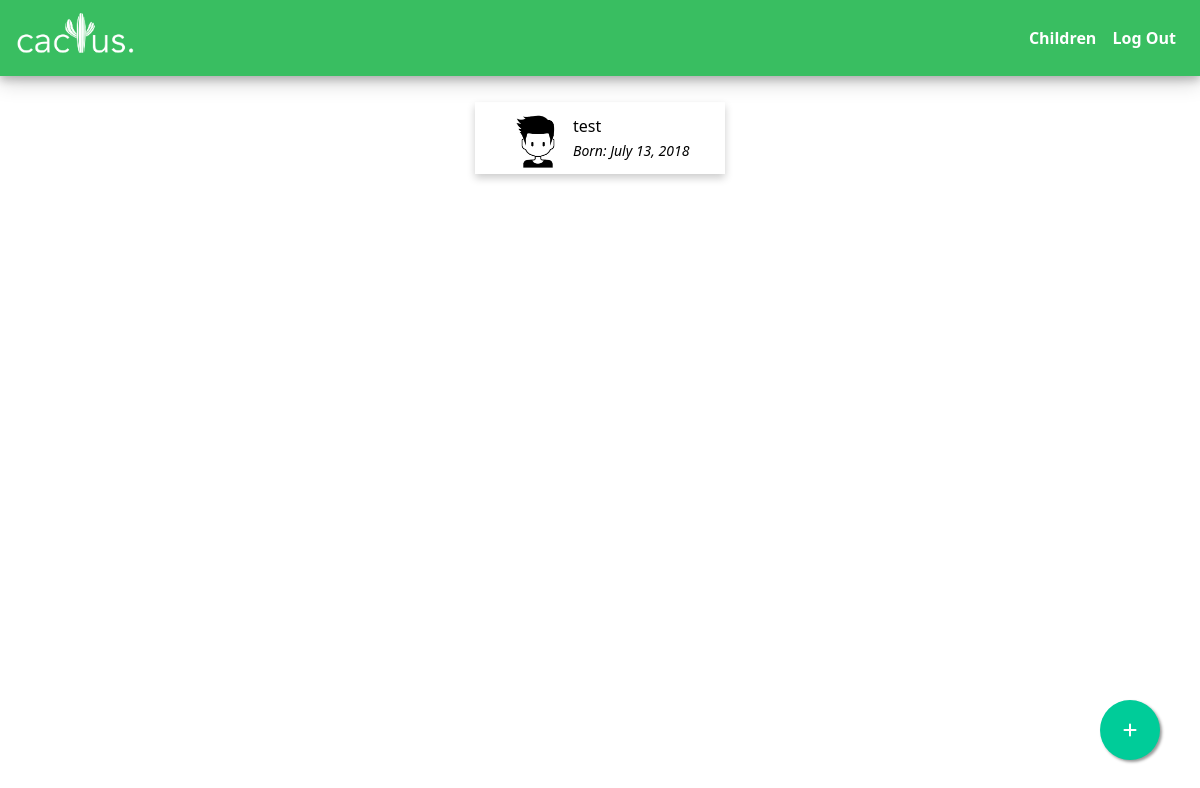
Page /kids (signed in) on the earlier database version.
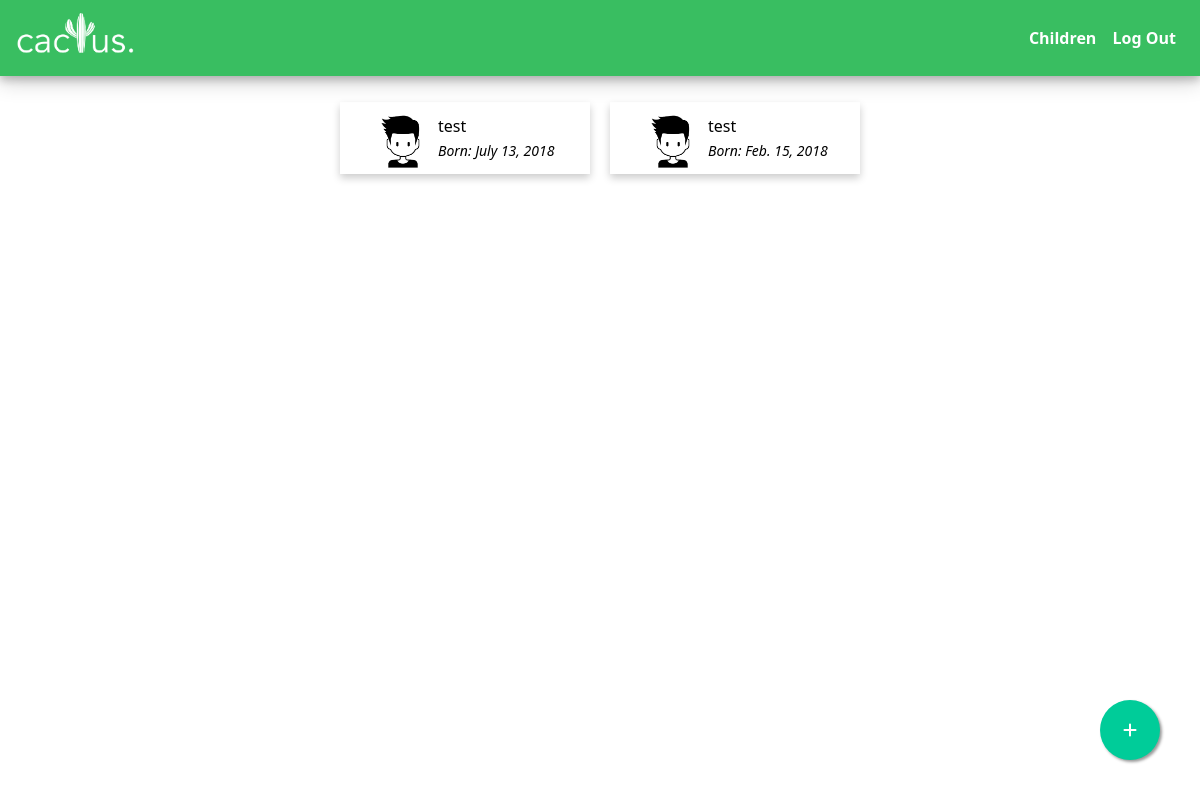
Same page on the later database version.
### cactusApp/models.py (models this page shows, shortened)
class Child(models.Model):
    name = models.CharField(max_length=64)
    gender = models.CharField(max_length=5)
    birthday = models.DateField()
    user = models.ForeignKey(User, on_delete=models.CASCADE)

### cactusApp/views.py (the view)
# urls.py: path("kids", views.kids, name='kids'),
def kids(request):
    if not request.user.is_authenticated:
        return HttpResponseRedirect(reverse("home"))
    kids = Child.objects.filter(user=request.user)
    context = {
        'kids': kids,
    }
    return render(request, 'cactusApp/child.html', context)

### cactusApp/templates/cactusApp/child.html (shortened to what this page needs)
{% extends "cactusApp/base.html" %}
{% load static %}
{% block body %}
<div class="container">
    <div class="child-wrraper mt-10 row justify-content-md-center">
        {% for i in kids %}
        <div class="child-card col-6 col-md-4">
            <a href="{% url 'kid' i.id %}">
                <div class="card-container">
                    {% if i.gender == 'boy'%}
                        <img src="{% static 'img/boy.png' %}" alt="">
                    {% else %}
                        <img src="{% static 'img/girl.png' %}" alt="">
                    {% endif %}
                    <div class="child-info">
                        <span class="my-2">{{i.name}}</span><br>
                        <span class="my-2 small born">Born: {{i.birthday}}</span>
                    </div>
                  </div>
            </a>
        </div>
        {% endfor %}
    </div>
    <a href="{% url 'index' %}" class="float">
        <i class="fa fa-plus my-float"></i>
    </a>
</div>
{% endblock %}

Differences in the rows shown:
added Child: name "test", birthday "Feb. 15, 2018"
